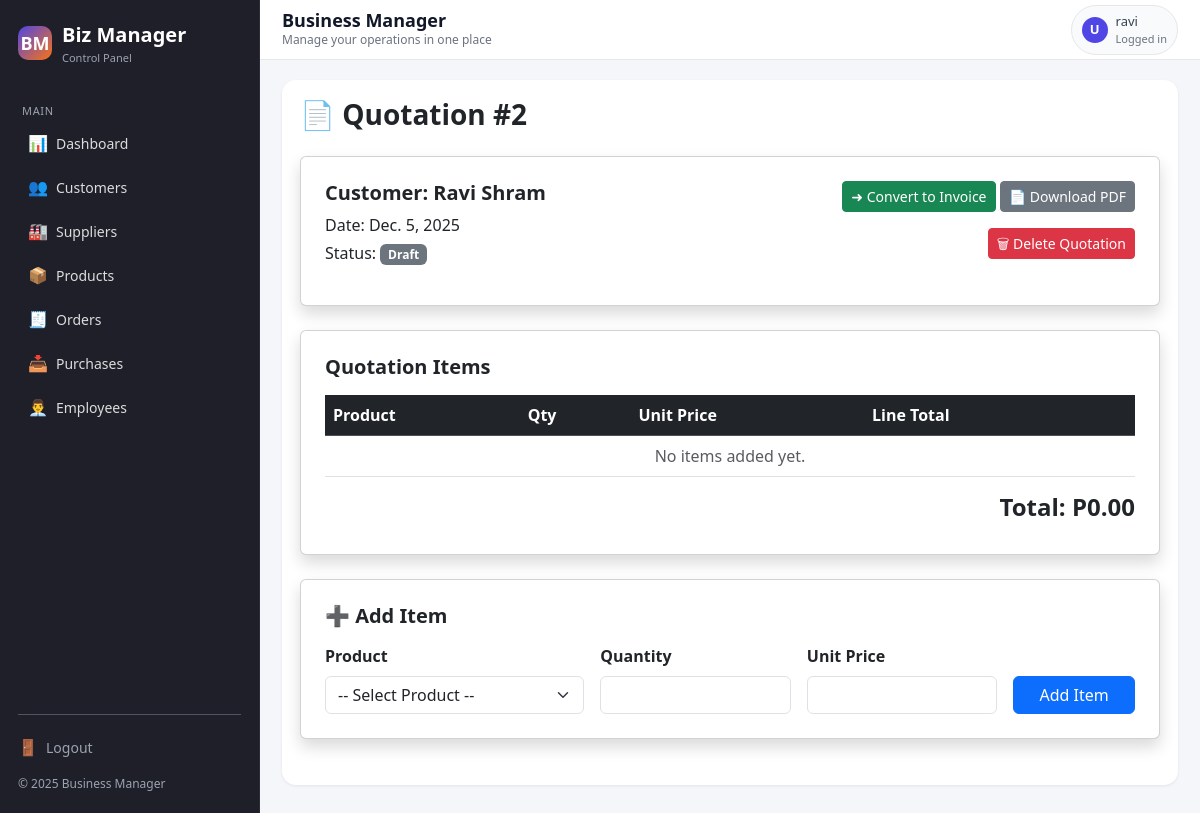
The page /sales/purchases/quotations/2/ (signed in) on the database its author committed.
### sales/models.py (models this page shows, shortened)
class Quotation(models.Model):
    STATUS_CHOICES = [
        ("Draft", "Draft"),
        ("Sent", "Sent"),
        ("Accepted", "Accepted"),
        ("Rejected", "Rejected"),
    ]
    customer = models.ForeignKey(Customer, on_delete=models.CASCADE)
    date = models.DateField(auto_now_add=True)
    number = models.CharField(max_length=20, unique=True, blank=True)
    status = models.CharField(max_length=20, choices=STATUS_CHOICES, default="Draft")
    total_amount = models.DecimalField(max_digits=12, decimal_places=2, default=0)

### crm/models.py (models this page shows, shortened)
class Customer(models.Model):
    name = models.CharField(max_length=200)
    email = models.EmailField(blank=True, null=True)
    phone = models.CharField(max_length=50, blank=True, null=True)
    address = models.TextField(blank=True, null=True)
    created_at = models.DateTimeField(auto_now_add=True)

### sales/views.py (the view)
# urls.py: path("purchases/quotations/<int:pk>/", views.quotation_detail, name="quotation_detail"),
@login_required
def quotation_detail(request, pk):
    quotation = get_object_or_404(Quotation, pk=pk)
    items = quotation.items.select_related("product")
    products = Product.objects.all()  # needed for dropdown
    return render(request, "sales/quotation_detail.html", {
        "quotation": quotation,
        "items": items,
        "products": products,
    })

### inventory/models.py (called while the page is built)
    @property
    def name(self):
        return f"{self.animal_type} - {self.meat_type} ({self.weight_kg} kg)"

### templates/sales/quotation_detail.html (shortened to what this page needs)
{% extends "base.html" %}
{% block content %}
<h3 class="fw-bold mb-4">📄 Quotation #{{ quotation.id }}</h3>
<div class="card shadow p-4 mb-4">
    <div class="d-flex justify-content-between align-items-start">
        <div>
            <h5 class="fw-bold">Customer: {{ quotation.customer.name }}</h5>
            <p class="mb-1">Date: {{ quotation.date }}</p>
            <p>Status:
                {% if quotation.status == "Draft" %}
                    <span class="badge bg-secondary">Draft</span>
                {% elif quotation.status == "Sent" %}
                    <span class="badge bg-info text-dark">Sent</span>
                {% elif quotation.status == "Accepted" %}
                    <span class="badge bg-success">Accepted</span>
                {% else %}
                    <span class="badge bg-warning text-dark">{{ quotation.status }}</span>
                {% endif %}
            </p>
        </div>
        <div class="text-end">
            <a href="{% url 'quotation_convert_to_invoice' quotation.id %}"
               class="btn btn-success btn-sm mb-2">
               ➜ Convert to Invoice
            </a>
            <a href="{% url 'quotation_pdf' quotation.id %}" class="btn btn-secondary btn-sm mb-2">
                📄 Download PDF
            </a>
            <form method="post"
                  action="{% url 'quotation_delete' quotation.id %}"
                  class="mt-2">
                <button type="submit"
                        class="btn btn-danger btn-sm"
                        onclick="return confirm('Are you sure you want to delete this quotation? This action cannot be undone.')">
                    🗑 Delete Quotation
                </button>
            </form>
        </div>
    </div>
</div>
<div class="card shadow p-4 mb-4">
    <h5 class="fw-bold mb-3">Quotation Items</h5>
    <table class="table table-hover align-middle">
        <thead class="table-dark">
            <tr>
                <th>Product</th>
                <th>Qty</th>
                <th>Unit Price</th>
                <th>Line Total</th>
                <th></th>
            </tr>
        </thead>
        <tbody>
            {% for item in items %}
            <tr>
                <td>
                    {% if item.product %}
                        {{ item.product.name }}
                    {% else %}
                        <em class="text-muted">Deleted Product</em>
                    {% endif %}
                </td>
                <td>{{ item.quantity }}</td>
                <td>P{{ item.price }}</td>
                <td>P{{ item.line_total }}</td>
                <td>
                    <a href="{% url 'quotation_delete_item' quotation.id item.id %}"
                       class="btn btn-sm btn-danger"
                       onclick="return confirm('Remove this item?')">
                        ✖
                    </a>
                </td>
            </tr>
            {% empty %}
            <tr>
                <td colspan="5" class="text-center text-muted">No items added yet.</td>
            </tr>
            {% endfor %}
        </tbody>
    </table>
    <h4 class="fw-bold text-end">Total: P{{ quotation.total_amount }}</h4>
</div>
<div class="card shadow p-4 mb-4">
    <h5 class="fw-bold mb-3">➕ Add Item</h5>
    <form method="post" action="{% url 'quotation_add_item' quotation.id %}">
        <div class="row g-3">
            <div class="col-md-4">
                <label class="form-label fw-bold">Product</label>
                <select name="product" class="form-select" required>
                    <option value="">-- Select Product --</option>
                </select>
            </div>
            <div class="col-md-3">
                <label class="form-label fw-bold">Quantity</label>
                <input type="number" name="quantity" class="form-control" required>
            </div>
            <div class="col-md-3">
                <label class="form-label fw-bold">Unit Price</label>
                <input type="number" name="unit_price" step="0.01" class="form-control" required>
            </div>
            <div class="col-md-2 d-flex align-items-end">
                <button class="btn btn-primary w-100">Add Item</button>
            </div>
        </div>
    </form>
</div>
{% endblock %}

### templates/base.html (shortened to what this page needs)
<!DOCTYPE html>
<html lang="en">
<head>
    <link href="https://cdn.jsdelivr.net/npm/bootstrap@5.3.2/dist/css/bootstrap.min.css" rel="stylesheet">
</head>
<body>
<div class="app-layout">
    <aside class="sidebar" id="sidebar">
        <div class="sidebar-brand">
            <div class="sidebar-logo">BM</div>
            <div>
                <p class="sidebar-title">Biz Manager</p>
                <p class="sidebar-subtitle">Control Panel</p>
            </div>
        </div>
        <p class="sidebar-section-label">Main</p>
        <ul class="sidebar-nav">
            <li class="sidebar-nav-item">
                <a href="{% url 'dashboard' %}" class="sidebar-nav-link">
                    <span class="icon">📊</span>
                    <span>Dashboard</span>
                </a>
            </li>
            <li class="sidebar-nav-item">
                <a href="/crm/customers/" class="sidebar-nav-link">
                    <span class="icon">👥</span>
                    <span>Customers</span>
                </a>
            </li>
            <li class="sidebar-nav-item">
                <a href="/crm/suppliers/" class="sidebar-nav-link">
                    <span class="icon">🏭</span>
                    <span>Suppliers</span>
                </a>
            </li>
            <li class="sidebar-nav-item">
                <a href="/inventory/" class="sidebar-nav-link">
                    <span class="icon">📦</span>
                    <span>Products</span>
                </a>
            </li>
            <li class="sidebar-nav-item">
                <a href="/sales/orders/" class="sidebar-nav-link">
                    <span class="icon">🧾</span>
                    <span>Orders</span>
                </a>
            </li>
            <li class="sidebar-nav-item">
                <a href="{% url 'sales_documents_dashboard' %}" class="sidebar-nav-link">
                    <span class="icon">📥</span>
                    <span>Purchases</span>
                </a>
            </li>
            <li class="sidebar-nav-item">
                <a href="/hr/employees/" class="sidebar-nav-link">
                    <span class="icon">👨‍💼</span>
                    <span>Employees</span>
                </a>
            </li>
        </ul>
        <div class="sidebar-divider"></div>
        <div class="sidebar-footer">
            <div class="mb-2">
                <a href="{% url 'logout' %}" class="sidebar-nav-link" style="padding-left: 0;">
                    <span class="icon">🚪</span>
                    <span>Logout</span>
                </a>
            </div>
            <div>© {% now "Y" %} Business Manager</div>
        </div>
    </aside>
    <div class="main-wrapper">
        <header class="topbar">
            <div class="topbar-left">
                <h1>{% block page_heading %}Business Manager{% endblock %}</h1>
                <small>{% block page_subtitle %}Manage your operations in one place{% endblock %}</small>
            </div>
            <div class="topbar-right">
                <div class="topbar-user">
                    <div class="topbar-user-avatar">
                        {{ request.user.first_name|default:"U"|first|upper }}
                    </div>
                    <div>
                        <div style="font-weight: 500;">
                            {{ request.user.get_full_name|default:request.user.username }}
                        </div>
                        <div style="font-size: 11px; color: #6b7280;">
                            Logged in
                        </div>
                    </div>
                </div>
            </div>
        </header>
        <main class="content">
            <div class="content-inner">
                {% block content %}{% endblock %}
            </div>
        </main>
    </div>
</div>
</body>
</html>

### rows shown on the page
Quotation: id "2", customer.name "Ravi Shram", date "Dec. 5, 2025", total_amount "0.00"

### other values the page prints
{{ request.user.first_name|default:"U"|first|upper }} "U"
{{ request.user.get_full_name|default:request.user.username }} "ravi"
